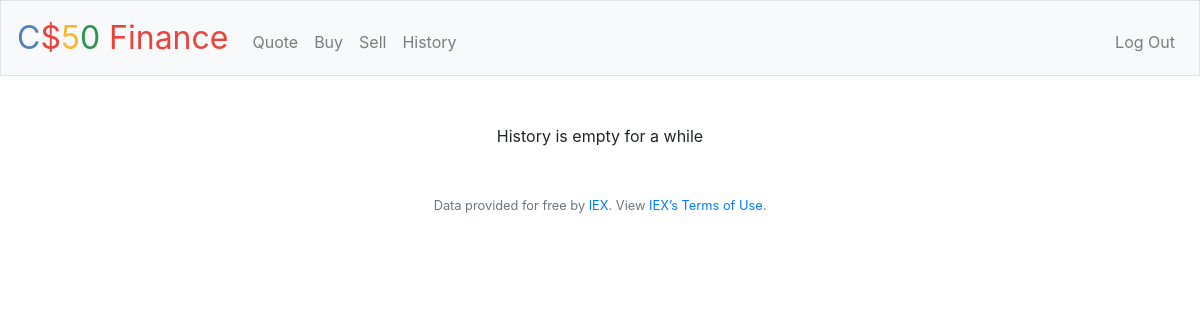
The app's page /history (signed in), older data.
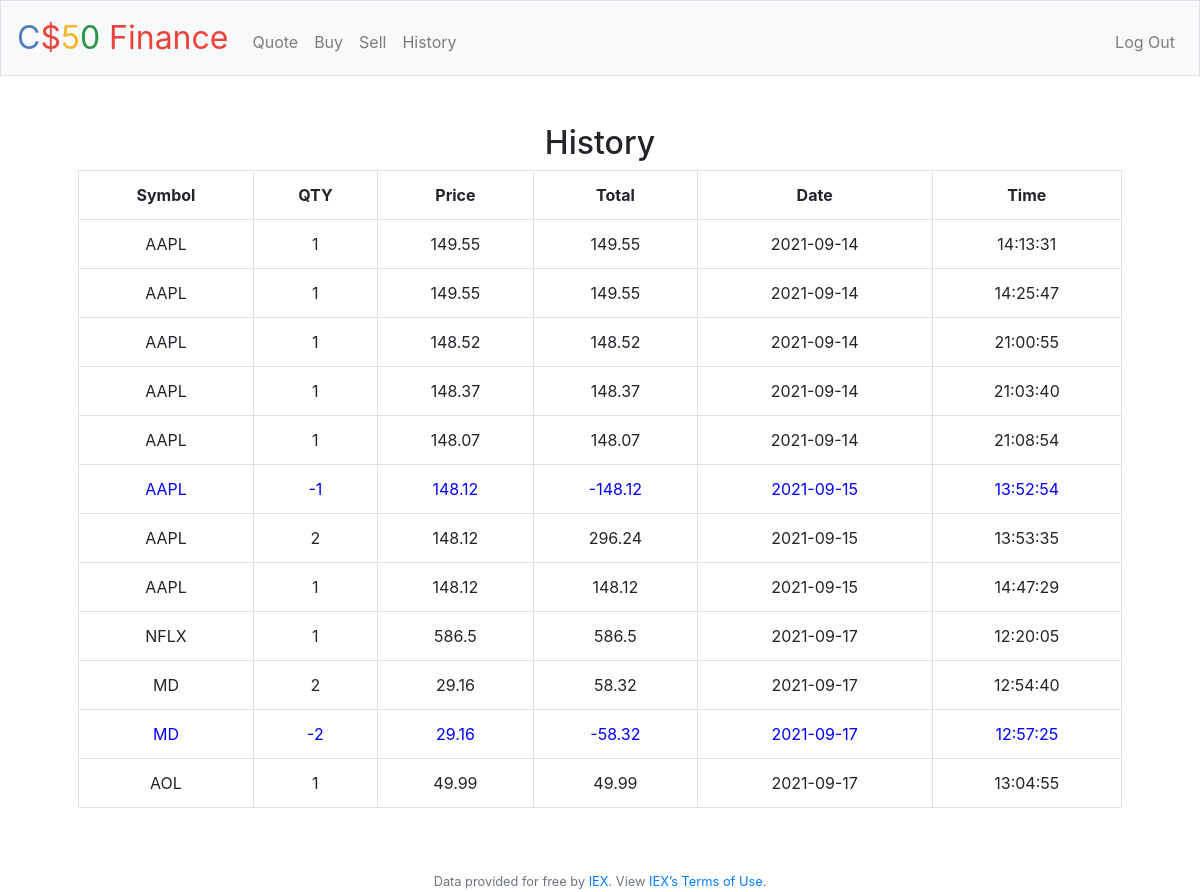
The same page, newer data.
### tables this page shows
CREATE TABLE "shares" (
	"id"	INTEGER,
	"user_id"	INTEGER,
	"symbol"	TEXT,
	"qty"	INTEGER,
	"price"	REAL,
	"date"	NUMERIC,
	PRIMARY KEY("id")
);

### application.py (the view)
@app.route("/history")
@login_required
def history():
    user_id = session["user_id"]
    history_list = hist(user_id, db)
    return render_template('history.html', history=history_list)

### application.py (called while the page is built)
@app.after_request
def after_request(response):
    response.headers["Cache-Control"] = "no-cache, no-store, must-revalidate"
    response.headers["Expires"] = 0
    response.headers["Pragma"] = "no-cache"
    return response

### helpers.py (called while the page is built)
def login_required(f):
    @wraps(f)
    def decorated_function(*args, **kwargs):
        if session.get("user_id") is None:
            return redirect("/login")
        return f(*args, **kwargs)
    return decorated_function

### history/history.py (called while the page is built)
def history(user_id: int, db: Connection) -> List[Tuple[str, int, float, str]]:
    sql = f"SELECT * FROM shares WHERE user_id = {user_id};"
    try:
        cur = db.cursor()
        cur.execute(sql)
        result = cur.fetchall()
        return  [x[1:] for x in result] if result  else []
    except Error:
        return None

### templates/history.html (shortened to what this page needs)
{% extends "layout.html" %}
{% block main %}
{% if history | length == 0 %}
        History is empty for a while
{% else %}
<h2 class="text-center">History</h2>
<table class="table table-bordered table-hover">
    <tr>
        <th>Symbol</th>
        <th>QTY</th>
        <th>Price</th>
        <th>Total</th>
        <th>Date</th>
        <th>Time</th>
    </tr>
    {% for row in history %}
    {% if row[2] < 0 %}
        <tr style="color: blue;">
    {% else %}
        <tr>
    {% endif %}
        <td>{{ row[1]}}</td>
        <td>{{ row[2]}}</td>
        <td>{{ row[3]}}</td>
        <td>{{ row[2] * row[3]}}</td>
        <td>{{ row[4][:10]}}</td>
        <td>{{ row[4][11:19]}}</td>
    </tr>
    {% endfor %}
</table>
{% endif %}
{% endblock %}

### templates/layout.html (shortened to what this page needs)
<!DOCTYPE html>
<html lang="en">
    <head>
        <link rel="stylesheet" href="https://cdn.jsdelivr.net/npm/bootstrap@4.5.3/dist/css/bootstrap.min.css">
        <link href="/static/styles.css" rel="stylesheet">
    </head>
    <body>
        <nav class="navbar navbar-expand-md navbar-light bg-light border">
            <a class="navbar-brand" href="/"><span class="blue">C</span><span class="red">$</span><span class="yellow">5</span><span class="green">0</span> <span class="red">Finance</span></a>
            <div class="collapse navbar-collapse" id="navbar">
                {% if session.user_id %}
                    <ul class="navbar-nav mr-auto mt-2">
                        <li class="nav-item"><a class="nav-link" href="/quote">Quote</a></li>
                        <li class="nav-item"><a class="nav-link" href="/buy">Buy</a></li>
                        <li class="nav-item"><a class="nav-link" href="/sell">Sell</a></li>
                        <li class="nav-item"><a class="nav-link" href="/history">History</a></li>
                    </ul>
                    <ul class="navbar-nav ml-auto mt-2">
                        <li class="nav-item"><a class="nav-link" href="/logout">Log Out</a></li>
                    </ul>
                {% else %}
                    <ul class="navbar-nav ml-auto mt-2">
                        <li class="nav-item"><a class="nav-link" href="/register">Register</a></li>
                        <li class="nav-item"><a class="nav-link" href="/login">Log In</a></li>
                    </ul>
                {% endif %}
            </div>
        </nav>
        <main class="container p-5">
            {% block main %}{% endblock %}
        </main>
        <footer class="small text-center text-muted">
            Data provided for free by <a href="https://iextrading.com/developer">IEX</a>. View <a href="https://iextrading.com/api-exhibit-a/">IEX’s Terms of Use</a>.
        </footer>
    </body>
</html>

### static/styles.css (style rules this page uses)
nav .navbar-brand { font-size: xx-large; }
nav .navbar-brand .blue { color: #537fbe; }
nav .navbar-brand .red { color: #ea433b; }
nav .navbar-brand .yellow { color: #f5b82e; }
nav .navbar-brand .green { color: #2e944b; }
main { overflow-x: auto; text-align: center; }

Row changes from the older to the newer data that the page shows:
added shares: symbol "AAPL", row "1", price "149.55", row[2]*row[3] "149.55", date "2021-09-14", date "14:13:31"
added shares: symbol "AAPL", row "1", price "149.55", row[2]*row[3] "149.55", date "2021-09-14", date "14:25:47"
added shares: symbol "AAPL", row "1", price "148.52", row[2]*row[3] "148.52", date "2021-09-14", date "21:00:55"
added shares: symbol "AAPL", row "1", price "148.37", row[2]*row[3] "148.37", date "2021-09-14", date "21:03:40"
added shares: symbol "AAPL", row "1", price "148.07", row[2]*row[3] "148.07", date "2021-09-14", date "21:08:54"
added shares: symbol "AAPL", qty "-1", price "148.12", row[2]*row[3] "-148.12", date "2021-09-15", date "13:52:54"
added shares: symbol "AAPL", qty "2", price "148.12", row[2]*row[3] "296.24", date "2021-09-15", date "13:53:35"
added shares: symbol "AAPL", row "1", price "148.12", row[2]*row[3] "148.12", date "2021-09-15", date "14:47:29"
added shares: symbol "NFLX", row "1", price "586.5", row[2]*row[3] "586.5", date "2021-09-17", date "12:20:05"
added shares: symbol "MD", qty "2", price "29.16", row[2]*row[3] "58.32", date "2021-09-17", date "12:54:40"
added shares: symbol "MD", qty "-2", price "29.16", row[2]*row[3] "-58.32", date "2021-09-17", date "12:57:25"
added shares: symbol "AOL", row "1", price "49.99", row[2]*row[3] "49.99", date "2021-09-17", date "13:04:55"
Text that changed along with them:
text no longer shown: "History is empty for a while"
text now shown: "History Symbol QTY Price Total Date Time"
